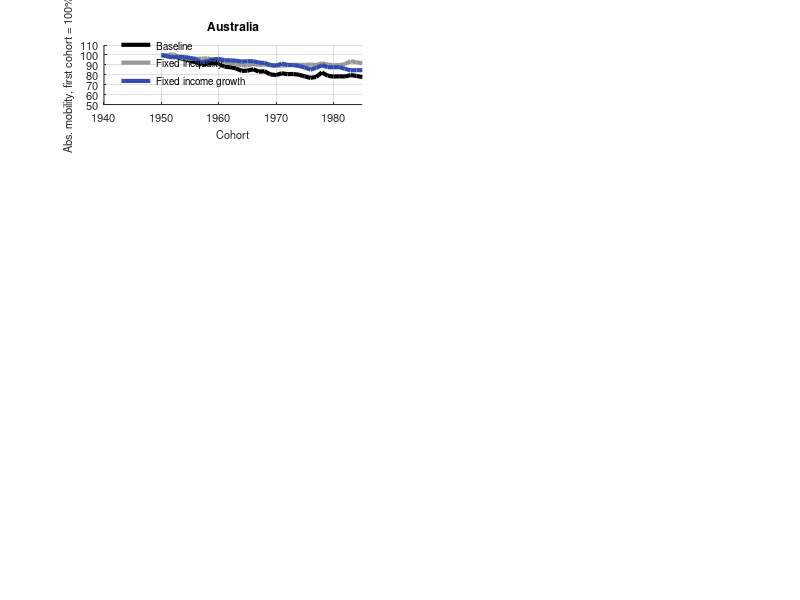

The MATLAB source for this figure: (Note: this script raises an error after producing the figure.)
%Creates Figure H.1 - counterfactual calculations of absolute mobility in a
%group of advanced economies. This script creates the plot using
%'counterfactuals.mat'. This script also produces the results presented in
%Table H.2 using the same data and the same calculation.

clear;
close all;
load('counterfactuals.mat')

subplot(5,2,1)
hh1=plot(AS(:,1),100*AS(:,2)/AS(1,2),'-','color','k','linewidth',3);
hold on;grid on
hh2=plot(AS(:,1),100*AS(:,3)/AS(1,3),'-','color',[0.6 0.6 0.6],'linewidth',3);
hh3=plot(AS(:,1),100*AS(:,4)/AS(1,4),'-','color',[0.2 0.3 0.7],'linewidth',3);
legend([hh1,hh2,hh3],'Baseline','Fixed inequality','Fixed income growth','Location','southwest');
xlim([1940 1985]);ylim([50 110]);set(gca,'xtick',1900:10:2000);set(gca,'ytick',0:10:200,'fontsize',8)
box off;
xlabel('Cohort','fontsize',8);
ylabel('Abs. mobility, first cohort = 100%','fontsize',8);
legend boxoff
title('Australia')
disp('Australia:');disp(round(mobility_decompose(AS),1));

subplot(5,2,2)
hh1=plot(CA(:,1),100*CA(:,2)/CA(1,2),'-','color','k','linewidth',3);
hold on;grid on
hh2=plot(CA(:,1),100*CA(:,3)/CA(1,3),'-','color',[0.6 0.6 0.6],'linewidth',3);
hh3=plot(CA(:,1),100*CA(:,4)/CA(1,4),'-','color',[0.2 0.3 0.7],'linewidth',3);
legend([hh1,hh2,hh3],'Baseline','Fixed inequality','Fixed income growth','Location','southwest');
xlim([1940 1985]);ylim([50 110]);set(gca,'xtick',1900:10:2000);set(gca,'ytick',0:10:200,'fontsize',8)
box off;
xlabel('Cohort','fontsize',8);
ylabel('Abs. mobility, first cohort = 100%','fontsize',8);
legend boxoff
title('Canada')
disp('Canada:');disp(round(mobility_decompose(CA),1));

subplot(5,2,3)
hh1=plot(DK(:,1),100*DK(:,2)/DK(1,2),'-','color','k','linewidth',3);
hold on;grid on
hh2=plot(DK(:,1),100*DK(:,3)/DK(1,3),'-','color',[0.6 0.6 0.6],'linewidth',3);
hh3=plot(DK(:,1),100*DK(:,4)/DK(1,4),'-','color',[0.2 0.3 0.7],'linewidth',3);
legend([hh1,hh2,hh3],'Baseline','Fixed inequality','Fixed income growth','Location','southwest');
xlim([1940 1985]);ylim([50 110]);set(gca,'xtick',1900:10:2000);set(gca,'ytick',0:10:200,'fontsize',8)
box off;
xlabel('Cohort','fontsize',8);
ylabel('Abs. mobility, first cohort = 100%','fontsize',8);
legend boxoff
title('Denmark')
disp('Denmark:');disp(round(mobility_decompose(DK),1));

subplot(5,2,4)
indind=find(~isnan(FI(:,2)));
hh1=plot(FI(indind,1),100*FI(indind,2)/FI(1,2),'-','color','k','linewidth',3);
hold on;grid on
hh2=plot(FI(indind,1),100*FI(indind,3)/FI(1,3),'-','color',[0.6 0.6 0.6],'linewidth',3);
hh3=plot(FI(indind,1),100*FI(indind,4)/FI(1,4),'-','color',[0.2 0.3 0.7],'linewidth',3);
legend([hh1,hh2,hh3],'Baseline','Fixed inequality','Fixed income growth','Location','southwest');
xlim([1940 1985]);ylim([50 110]);set(gca,'xtick',1900:10:2000);set(gca,'ytick',0:10:200,'fontsize',8)
box off;
xlabel('Cohort','fontsize',8);
ylabel('Abs. mobility, first cohort = 100%','fontsize',8);
legend boxoff
title('Finland')
disp('Finland:');disp(round(mobility_decompose(FI),1));

subplot(5,2,5)
hh1=plot(FR(:,1),100*FR(:,2)/FR(find(FR(:,1)==1940),2),'-','color','k','linewidth',3);
hold on;grid on
hh2=plot(FR(:,1),100*FR(:,3)/FR(find(FR(:,1)==1940),3),'-','color',[0.6 0.6 0.6],'linewidth',3);
hh3=plot(FR(:,1),100*FR(:,4)/FR(find(FR(:,1)==1940),4),'-','color',[0.2 0.3 0.7],'linewidth',3);
legend([hh1,hh2,hh3],'Baseline','Fixed inequality','Fixed income growth','Location','southwest')
xlim([1940 1985]);
ylim([50 110]);
set(gca,'ytick',0:10:200,'fontsize',8)
set(gca,'xtick',1900:10:2000)
box off;
xlabel('Cohort','fontsize',8);
ylabel('Abs. mobility, first cohort = 100%','fontsize',8);
legend boxoff
title('France')
indind=find(FR(:,1)>=1940);disp('France:');disp(round(mobility_decompose(FR(indind,:)),1));

subplot(5,2,6)
hh1=plot(JP(:,1),100*JP(:,2)/JP(find(JP(:,1)==1947),2),'-','color','k','linewidth',3);
hold on;grid on
hh2=plot(JP(:,1),100*JP(:,3)/JP(find(JP(:,1)==1947),3),'-','color',[0.6 0.6 0.6],'linewidth',3);
hh3=plot(JP(:,1),100*JP(:,4)/JP(find(JP(:,1)==1947),4),'-','color',[0.2 0.3 0.7],'linewidth',3);
legend([hh1,hh2,hh3],'Baseline','Fixed inequality','Fixed income growth','Location','southwest')
xlim([1940 1985]);
ylim([50 110]);
set(gca,'ytick',0:10:200,'fontsize',8)
set(gca,'xtick',1900:10:2000)
box off;
xlabel('Cohort','fontsize',8);
ylabel('Abs. mobility, first cohort = 100%','fontsize',8);
legend boxoff
title('Japan')
indind=find(JP(:,1)>=1947);disp('Japan:');disp(round(mobility_decompose(JP(indind,:)),1));

subplot(5,2,7)
hh1=plot(NO(:,1),100*NO(:,2)/NO(1,2),'-','color','k','linewidth',3);
hold on;grid on
hh2=plot(NO(:,1),100*NO(:,3)/NO(1,3),'-','color',[0.6 0.6 0.6],'linewidth',3);
hh3=plot(NO(:,1),100*NO(:,4)/NO(1,4),'-','color',[0.2 0.3 0.7],'linewidth',3);
legend([hh1,hh2,hh3],'Baseline','Fixed inequality','Fixed income growth','Location','southwest');
xlim([1940 1985]);ylim([50 110]);set(gca,'xtick',1900:10:2000);set(gca,'ytick',0:10:200,'fontsize',8)
box off;
xlabel('Cohort','fontsize',8);
ylabel('Abs. mobility, first cohort = 100%','fontsize',8);
legend boxoff
title('Norway')
disp('Norway:');disp(round(mobility_decompose(NO),1));

subplot(5,2,8)
hh1=plot(SW(:,1),100*SW(:,2)/SW(find(SW(:,1)==1940),2),'-','color','k','linewidth',3);
hold on;grid on
hh2=plot(SW(:,1),100*SW(:,3)/SW(find(SW(:,1)==1940),3),'-','color',[0.6 0.6 0.6],'linewidth',3);
hh3=plot(SW(:,1),100*SW(:,4)/SW(find(SW(:,1)==1940),4),'-','color',[0.2 0.3 0.7],'linewidth',3);
legend([hh1,hh2,hh3],'Baseline','Fixed inequality','Fixed income growth','Location','southwest')
xlim([1940 1985]);
ylim([50 110]);
set(gca,'ytick',0:10:200,'fontsize',8)
set(gca,'xtick',1900:10:2000)
box off;
xlabel('Cohort','fontsize',8);
ylabel('Abs. mobility, first cohort = 100%','fontsize',8);
legend boxoff
title('Sweden')
indind=find(SW(:,1)>=1940);disp('Sweden:');disp(round(mobility_decompose(SW(indind,:)),1));

subplot(5,2,9)
hh1=plot(UK(:,1),100*UK(:,2)/UK(1,2),'-','color','k','linewidth',3);
hold on;grid on
hh2=plot(UK(:,1),100*UK(:,3)/UK(1,3),'-','color',[0.6 0.6 0.6],'linewidth',3);
hh3=plot(UK(:,1),100*UK(:,4)/UK(1,4),'-','color',[0.2 0.3 0.7],'linewidth',3);
legend([hh1,hh2,hh3],'Baseline','Fixed inequality','Fixed income growth','Location','southwest');
xlim([1940 1985]);ylim([50 110]);set(gca,'xtick',1900:10:2000);set(gca,'ytick',0:10:200,'fontsize',8)
box off;
xlabel('Cohort','fontsize',8);
ylabel('Abs. mobility, first cohort = 100%','fontsize',8);
legend boxoff
title('United Kingdom')
disp('United Kingdom:');disp(round(mobility_decompose(UK),1));

subplot(5,2,10)
hh1=plot(US(:,1),100*US(:,2)/US(find(US(:,1)==1940),2),'-','color','k','linewidth',3);
hold on;grid on
hh2=plot(US(:,1),100*US(:,3)/US(find(US(:,1)==1940),3),'-','color',[0.6 0.6 0.6],'linewidth',3);
hh3=plot(US(:,1),100*US(:,4)/US(find(US(:,1)==1940),4),'-','color',[0.2 0.3 0.7],'linewidth',3);
legend([hh1,hh2,hh3],'Baseline','Fixed inequality','Fixed income growth','Location','southwest')
xlim([1940 1985]);
ylim([50 110]);
set(gca,'ytick',0:10:200,'fontsize',8)
set(gca,'xtick',1900:10:2000)
box off;
xlabel('Cohort','fontsize',8);
ylabel('Abs. mobility, first cohort = 100%','fontsize',8);
legend boxoff
title('United States')
indind=find(US(:,1)>=1940);disp('United States:');disp(round(mobility_decompose(US(indind,:)),1));

%Export figure
set(gcf,'color','w');
set(gcf, 'Position', [10 10 500*1.75 520*1.9]);
exportgraphics(gcf,'figureH1.jpg','Resolution',1200)
exportgraphics(gcf,'figureH1.pdf')
exportgraphics(gcf,'figureH1.eps')
close all
clear